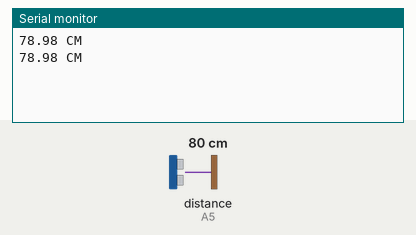
Recording of a sketch running on a simulated Arduino Uno, built with avr-gcc and run on an emulated ATmega328P. Parts: the last lines printed to the serial monitor. Wiring (inferred from the names in the program): ultrasonic range finder: trigger A4; echo A5. Inputs (shaded band) come from the test bench; at power-on: distance to the obstacle (sensor on A5) 80 cm. The echo pulse lasts 58.3 µs per cm.

Above: at 1.8 s.
1.9 s: distance to the obstacle (sensor on A5) set to 2 cm
At 2.8 s:
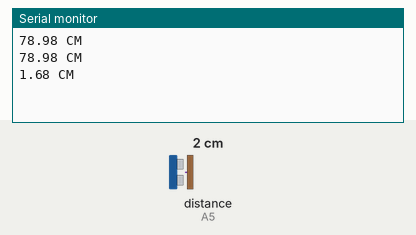
3.4 s: distance to the obstacle (sensor on A5) set to 4 cm
At 4.8 s:
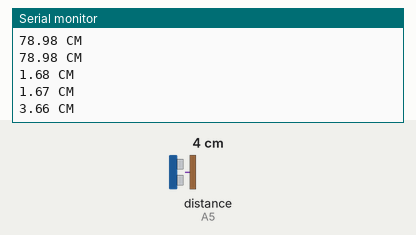
Timing chart, 0 to 6.4 s (numbered marks = the images above; inputs shaded):
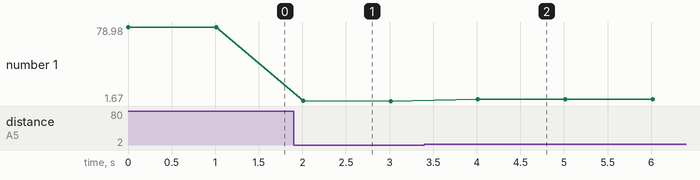

The sketch:

sketch_jun01b.ino
```cpp
#define waste_trigger A4
#define waste_echo A5

float waste, duration;

void setup() {
    Serial.begin(9600);
    pinMode(waste_trigger, OUTPUT);
    pinMode(waste_echo, INPUT);
}

void loop() {
  digitalWrite(waste_trigger, LOW);
    delayMicroseconds(2);
  digitalWrite(waste_trigger, HIGH);
    delayMicroseconds(10);
  digitalWrite(waste_trigger, LOW);
  duration = pulseIn(waste_echo,HIGH);

  waste = duration*0.034/2;
  Serial.print(waste);
  Serial.println(" CM");
delay(1000);
}
```

Measured:
- after the input at 1.9 s, the serial monitor: prints a new line after 0.11 s (image 1)
- after the input at 3.4 s, the serial monitor: prints a new line after 0.61 s (image 2)
- plotted number 1: 78.98 → 1.67 after the input at 1.9 s, 1.67 → 3.66 after the input at 3.4 s
